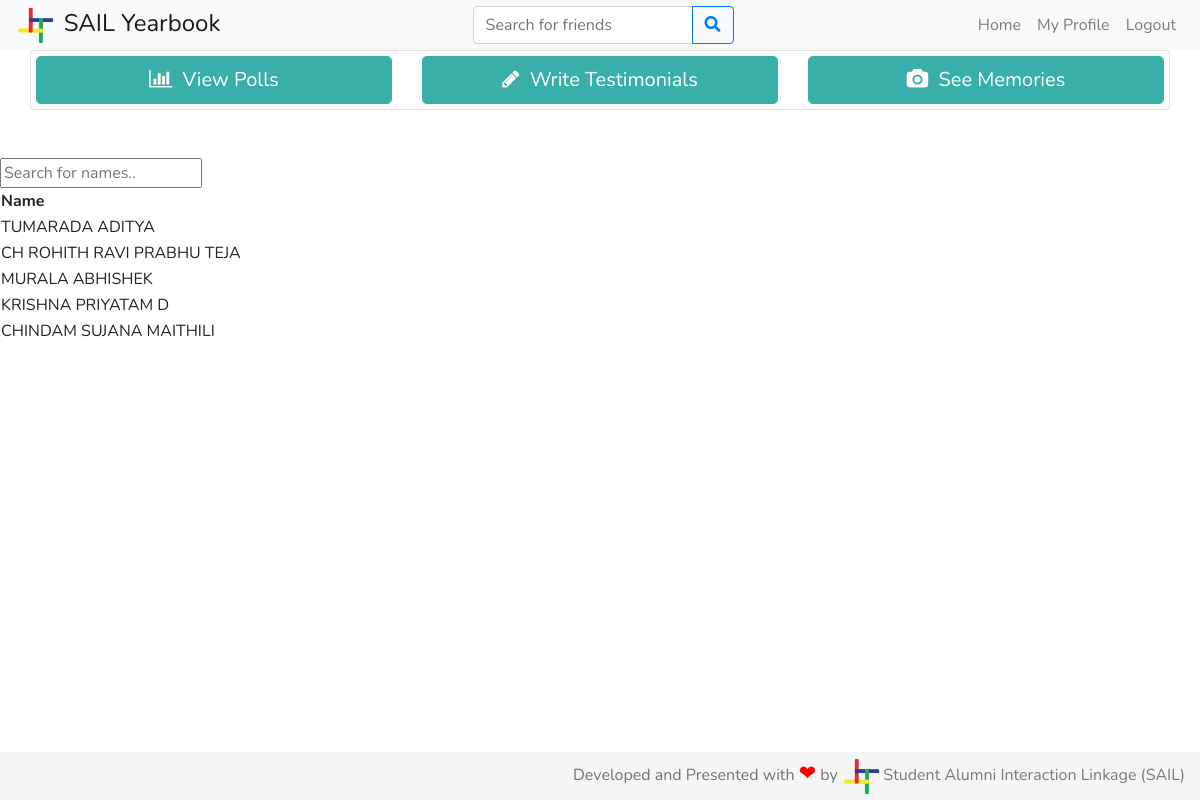
Before: /write_testimonial/ (signed in) with the older database file.
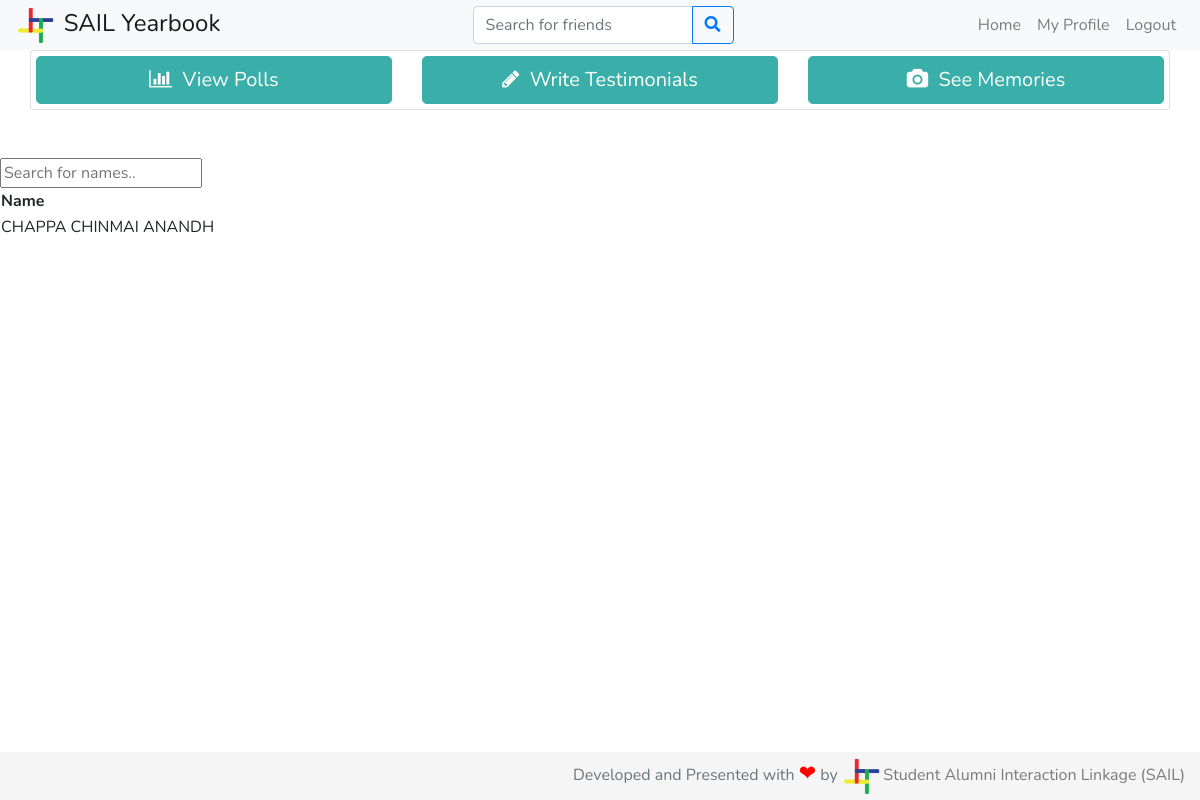
After: the same page with the newer database file.
### students/models.py (models this page shows, shortened)
class Profile(models.Model):
    btech = '01'
    mtech = '41'
    phd = '61'
    msc = '21'
    msr = '43'
    ma = '22'
    bdes = '02'
    mdes = '42'
    error = '00'
    program_values = (
        (btech, 'BTech'),
        (mtech, 'MTech'),
        (phd, 'PhD'),
        (msc, 'MSc'),
        (msr, 'MS-R'),
        (ma, 'MA'),
        (bdes, 'BDes'),
        (mdes, 'MDes'),
        (error, 'Error')
    )
    cse = '01'
    ece = '02'
    me = '03'
    ce = '04'
    dd = '05'
    bsbe = '06'
    cl = '07'
    cst = '22'
    eee = '08'
    ma = '23'
    ph = '21'
    rt = '54'
    hss = '41'
    enc = '51'
    env = '52'
    nt = '53'
    lst = '55'
    department_values = (
        (cse, 'Computer Science & Engineering'),
        (ece, 'Electronics & Communication Engineering'),
        (me, 'Mechanical Engineering'),
        (ce, 'Civil Engineering'),
        (dd, 'Design'),
        (bsbe, 'Biosciences & Bioengineering'),
        (cl, 'Chemical Engineering'),
        (cst, 'Chemical Science & Technology'),
        (eee, 'Electronics & Electrical Engineering'),
        (ma, 'Mathematics & Computing'),
        (ph, 'Engineering Physics'),
        (rt, 'Rural Technology'),
        (hss, 'Humanities & Social Sciences'),
        (enc, 'Centre for Energy'),
        (env, 'Centre for Environment'),
        (nt, 'Centre for Nanotechnology'),
        (lst, 'Centre for Linguistic Science & Technology'),
        (error, 'Error')
    )
    profile_pic = models.ImageField(upload_to='profile_pics/', default='profile_pics/no-profile-pic.png')
    user = models.ForeignKey(User, on_delete=models.CASCADE)
    full_name = models.CharField(max_length=100)
    private = models.BooleanField(default=False)
    rollno = models.IntegerField()
    program = models.CharField(max_length=2, choices=program_values)
    department = models.CharField(max_length=3, choices=department_values)
    phone = models.IntegerField(default=+919999999999)
    alt_email = models.EmailField(max_length=300,default="not_found@gmail.com")
    bio = models.TextField(max_length=1000)
    graduating = models.BooleanField(default=False)

### students/views.py (the view)
# urls.py: path('write_testimonial/', student_views.write_testimonial, name='write_testimonial'),
def write_testimonial(request):
    if request.method == 'GET':
        if request.user and not request.user.is_anonymous:
            logged_in = True
        else:
            logged_in = False
        if logged_in:
            user = User.objects.filter(username=request.user.username).first()
            profiles = Profile.objects.filter(graduating=True)
            context = {
                'user': user,
                'profiles': profiles,
                'logged_in': logged_in
            }
            return render(request, 'write_testimonial.html',context )
        else:
            return HttpResponseRedirect(reverse('login'))
    else:
        return error404(request)

### students/templates/write_testimonial.html (shortened to what this page needs)
{% extends 'base.html' %}
{% load static %}
{% block content %}
<input type="text" id="myInput" onkeyup="myFunction()" placeholder="Search for names.." title="Type in a name">
<table id="myTable">
  <tr class="header">
    <th style="width:60%;">Name</th>
  </tr>
    {% for profile in profiles %}
  <tr>
          <td>{{ profile.full_name }}</td></a>
  </tr>
    {% endfor %}
</table>
{% endblock %}

Changed rows visible on the page:
removed Profile: full_name "TUMARADA ADITYA"
removed Profile: full_name "CH ROHITH RAVI PRABHU TEJA"
removed Profile: full_name "MURALA ABHISHEK"
removed Profile: full_name "KRISHNA PRIYATAM D"
removed Profile: full_name "CHINDAM SUJANA MAITHILI"
added Profile: full_name "CHAPPA CHINMAI ANANDH"
